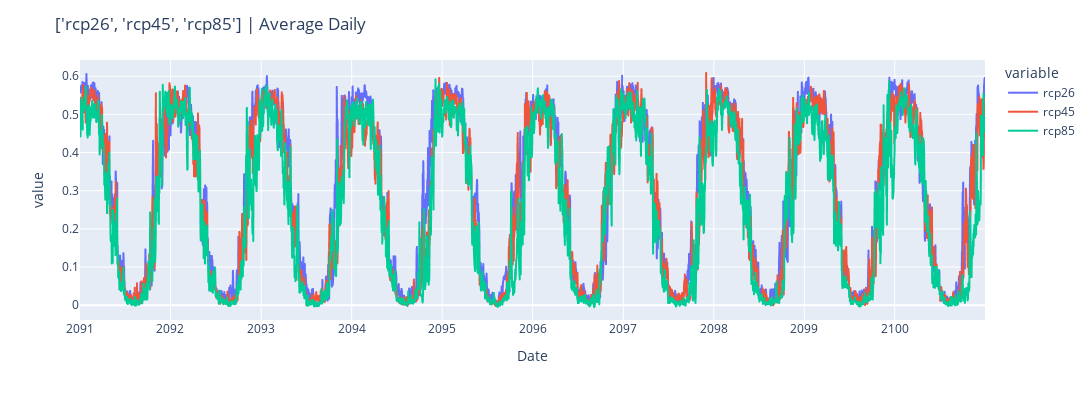

The notebook cell saved with this chart:
### Code cell
fig = px.line(comparison_df2, x="Date" , y=scenario_array)
fig.update_layout(title=f'{scenario_array} | {scale}', width = 1800, height = 400)

plotly_image_path = os.path.join(folder_name, f"{scale}.png")
fig.write_image(plotly_image_path)
fig

### Figure 1 — Plotly figure (JSON) as saved in the notebook; plotly's stock layout.template omitted (floating-point values rounded to 4 significant figures; data arrays with more than 128 entries replaced by an {"elided": "..."} marker saying what was removed)
{"data": [{"hovertemplate": "variable=rcp26<br>Date=%{x}<br>value=%{y}<extra></extra>", "legendgroup": "rcp26", "line": {"color": "#636efa", "dash": "solid"}, "marker": {"symbol": "circle"}, "mode": "lines", "name": "rcp26", "showlegend": true, "type": "scattergl", "x": {"elided": "3652 str values"}, "xaxis": "x", "y": {"elided": "3652 float values"}, "yaxis": "y"}, {"hovertemplate": "variable=rcp45<br>Date=%{x}<br>value=%{y}<extra></extra>", "legendgroup": "rcp45", "line": {"color": "#EF553B", "dash": "solid"}, "marker": {"symbol": "circle"}, "mode": "lines", "name": "rcp45", "showlegend": true, "type": "scattergl", "x": {"elided": "3652 str values"}, "xaxis": "x", "y": {"elided": "3652 float values"}, "yaxis": "y"}, {"hovertemplate": "variable=rcp85<br>Date=%{x}<br>value=%{y}<extra></extra>", "legendgroup": "rcp85", "line": {"color": "#00cc96", "dash": "solid"}, "marker": {"symbol": "circle"}, "mode": "lines", "name": "rcp85", "showlegend": true, "type": "scattergl", "x": {"elided": "3652 str values"}, "xaxis": "x", "y": {"elided": "3652 float values"}, "yaxis": "y"}], "layout": {"height": 400, "legend": {"title": {"text": "variable"}, "tracegroupgap": 0}, "margin": {"t": 60}, "title": {"text": "['rcp26', 'rcp45', 'rcp85'] | Average Daily"}, "width": 1800, "xaxis": {"anchor": "y", "domain": [0, 1], "title": {"text": "Date"}}, "yaxis": {"anchor": "x", "domain": [0, 1], "title": {"text": "value"}}}}
